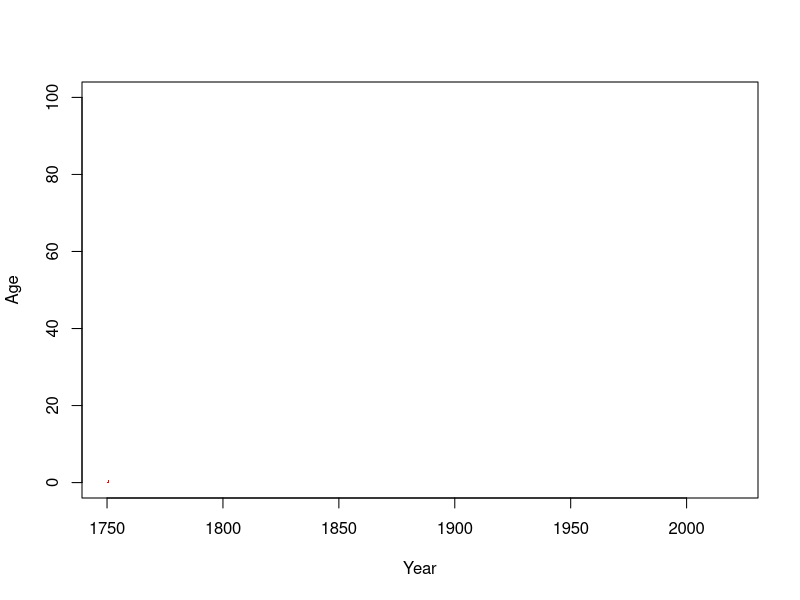

Source code (R): (Note: this script raises an error after producing the figure.)
# Functions

# Probably it is possible to combine these two functions in one, as they are identical only that 
# in the first with the "if" we manipulate x and with "else" y, while the opposite is the case for the second
# function.

# First polygon
shrink_fun <- function(x, shrink, x_value = TRUE) {
  
  if(x_value) {
    xman <- x
    xman[1] <- mean(x[1:2])-(x[2] - x[1])*(shrink/2)
    xman[2] <- mean(x[1:2])+(x[2] - x[1])*(shrink/2)
  } else {
    xman <- x
    xman[3] <- mean(x[3:4])-(x[4] - x[3])*(shrink/2)
    xman[4] <- mean(x[3:4])+(x[4] - x[3])*(shrink/2)
  }
  xman
}

# Cohorts and ages
coh <- c(1750:2020)
ages <- c(0:100)


# Loop over cohorts and ages
n_coh <- length(coh)
n_ages <- length(ages)

# shrink <- 1 no shrinking
# shrink <- 0 just  line
# Defined this as a vector for each cohort
shrink <- seq(0.9,0,by=-0.008)


#tiff(file=paste("Shrink_test.tif"),width = 9600, height = 4800, res=300, 
#     compression="lzw")
plot(x = c(coh[1], coh[length(coh)]), y = c(ages[1], ages[length(ages)]),col="transparent",xlab="Year",ylab="Age")

# Loop for cohorts 
for (i in 1:n_coh) {
    # In order to fixate point 2 which we are 
    # are not shrinking
    mid_x <- seq(coh[i],coh[i]+n_ages,1)
    mid_y <- c(0:c(n_ages-1))

    # Loop for ages
    for (j in 1:n_ages) {
        # Lower Lexis triangle
        x <- c(mid_x[j],mid_x[j]+1, mid_x[j]+1, mid_x[j]+1)
        y <- c(mid_y[j], mid_y[j], mid_y[j],mid_y[j]+1)

        x_sh <- shrink_fun(x, shrink[j])
        y_sh <- shrink_fun(y, shrink[j], x_value = F)

        polygon(x_sh, y_sh, lty=0,col="red")
        
        # Upper Lexis triangle year + 1
        x_inv <- c(x[2], x[2] , x[2] ,x[2] + (x[2] - x[1]))
        y_inv <- c(y[1],y[4],y[4],y[4])

        x_inv_sh <- shrink_fun1(x_inv, shrink[j],y_value = F)
        y_inv_sh <- shrink_fun1(y_inv, shrink[j])

        polygon(x_inv_sh, y_inv_sh,lty=0,col="red")
    }
}
#dev.off()
